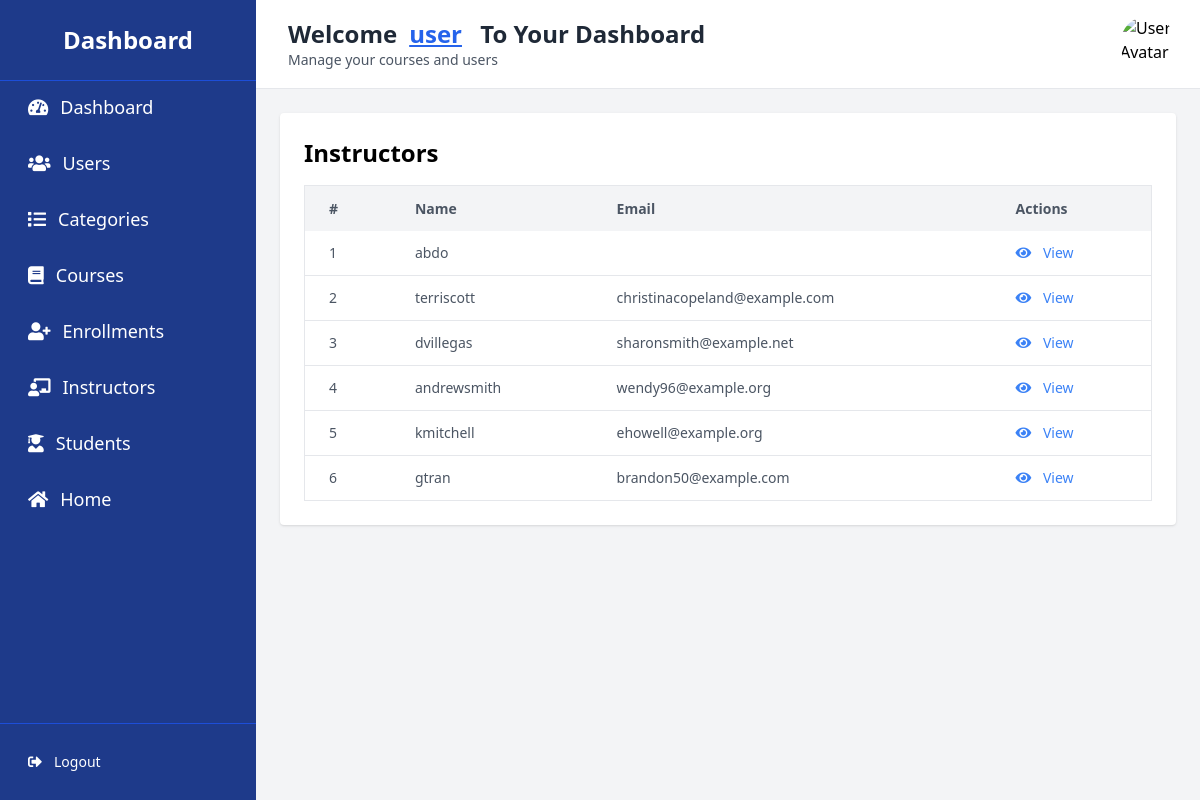
Screenshot of /dashboard/instructors/ (signed in) with the database file from the repository.
### users/models.py (models this page shows, shortened)
class CustomUser(AbstractUser):
    phone = models.CharField(max_length=15, blank=True, null=True)
    address = models.CharField(max_length=255, blank=True, null=True)
    age = models.PositiveIntegerField(null=True, blank=True)
    is_student = models.BooleanField(default=True)
    is_instructor = models.BooleanField(default=False)

### dashboard/views.py (the view)
# urls.py: path('instructors/', InstructorListView.as_view(), name='instructor_list'),
class InstructorListView(LoginRequiredMixin, ListView):
    model = CustomUser
    form_class = UserForm
    template_name = 'dashboard/instructor_list.html'
    context_object_name = 'instructors'
    queryset = CustomUser.objects.filter(is_instructor=True)

### templates/dashboard/instructor_list.html (shortened to what this page needs)
{% extends "base_dashboard.html" %}
{% block content %}
<div class="bg-white p-6 rounded shadow">
    <h1 class="text-2xl font-semibold mb-4">Instructors</h1>
    <table class="min-w-full bg-white border border-gray-200 rounded-md">
        <thead>
            <tr class="bg-gray-100 text-gray-600 text-sm leading-normal">
                <th class="py-3 px-6 text-left">#</th>
                <th class="py-3 px-6 text-left">Name</th>
                <th class="py-3 px-6 text-left">Email</th>
                <th class="py-3 px-6 text-left">Actions</th>
            </tr>
        </thead>
        <tbody class="text-gray-600 text-sm font-light">
            {% for instructor in instructors %}
            <tr class="border-b border-gray-200 hover:bg-gray-100">
                <td class="py-3 px-6">{{ forloop.counter }}</td>
                <td class="py-3 px-6">{{ instructor.username }}</td>
                <td class="py-3 px-6">{{ instructor.email }}</td>
                <td class="py-3 px-6">
                    <a href="{% url 'dashboard:user_detail' instructor.id %}"
                       class="text-blue-500 hover:text-blue-700">
                        <i class="fas fa-eye mr-2"></i> View
                    </a>
                </td>
            </tr>
            {% empty %}
            <tr>
                <td colspan="4" class="text-center py-4">No instructors found.</td>
            </tr>
            {% endfor %}
        </tbody>
    </table>
</div>
{% endblock %}

### templates/base_dashboard.html (shortened to what this page needs)
<!DOCTYPE html>
<html lang="en">
    {% load static %}
    <head>
        <link href="{% static 'css/tailwind.css' %}" rel="stylesheet">
        <link href="https://cdnjs.cloudflare.com/ajax/libs/font-awesome/5.15.4/css/all.min.css"
              rel="stylesheet">
    </head>
    <body class="bg-gray-100 font-sans leading-normal tracking-normal">
        <div class="flex h-screen">
            <div id="sidebar"
                 class="w-64 bg-blue-900 text-white flex flex-col fixed inset-y-0 left-0 transform -translate-x-full md:translate-x-0 transition-transform duration-300 z-50"
                 role="navigation"
                 aria-label="Sidebar">
                <h2 class="text-2xl font-bold text-center py-6 border-b border-blue-700">Dashboard</h2>
                <ul class="flex-1 px-4 space-y-1 overflow-y-auto">
                    <li>
                        <a href="{% url 'dashboard:dashboard_home' %}"
                           class="flex items-center text-lg p-3 rounded-md hover:bg-blue-700 transition">
                            <i class="fas fa-tachometer-alt mr-3"></i> Dashboard
                        </a>
                    </li>
                    <li>
                        <a href="{% url 'dashboard:users_list' %}"
                           class="flex items-center text-lg p-3 rounded-md hover:bg-blue-700 transition">
                            <i class="fas fa-users mr-3"></i> Users
                        </a>
                    </li>
                    <li>
                        <a href="{% url 'dashboard:category_list' %}"
                           class="flex items-center text-lg p-3 rounded-md hover:bg-blue-700 transition">
                            <i class="fas fa-list mr-3"></i> Categories
                        </a>
                    </li>
                    <li>
                        <a href="{% url 'dashboard:course_list' %}"
                           class="flex items-center text-lg p-3 rounded-md hover:bg-blue-700 transition">
                            <i class="fas fa-book mr-3"></i> Courses
                        </a>
                    </li>
                    <li>
                        <a href="{% url 'dashboard:enrollment_list' %}"
                           class="flex items-center text-lg p-3 rounded-md hover:bg-blue-700 transition">
                            <i class="fas fa-user-plus mr-3"></i> Enrollments
                        </a>
                    </li>
                    <li>
                        <a href="{% url 'dashboard:instructor_list' %}"
                           class="flex items-center text-lg p-3 rounded-md hover:bg-blue-700 transition">
                            <i class="fas fa-chalkboard-teacher mr-3"></i> Instructors
                        </a>
                    </li>
                    <li>
                        <a href="{% url 'dashboard:student_list' %}"
                           class="flex items-center text-lg p-3 rounded-md hover:bg-blue-700 transition">
                            <i class="fas fa-user-graduate mr-3"></i> Students
                        </a>
                    </li>
                    <li>
                        <a href="{% url 'index' %}"
                           class="flex items-center text-lg p-3 rounded-md hover:bg-blue-700 transition">
                            <i class="fas fa-home mr-3"></i> Home
                        </a>
                    </li>
                </ul>
                <div class="p-4 border-t border-blue-700">
                    <a href="{% url 'logout' %}"
                       class="flex items-center text-sm p-3 rounded-md hover:bg-blue-700 transition">
                        <i class="fas fa-sign-out-alt mr-3"></i> Logout
                    </a>
                </div>
            </div>
            <div class="flex-1 flex flex-col overflow-hidden md:ml-64">
                <header class="bg-white shadow p-4 flex justify-between items-center border-b border-gray-200">
                    <div class="flex items-center space-x-4">
                        <div>
                            <h1 class="text-2xl font-semibold text-gray-800">
                                Welcome<span class="ml-3 text-blue-600 capitalize underline">{{ user.username }}</span>
                                <span class="ml-3 text-gray-800 hidden md:inline-block">To Your Dashboard</span>
                            </h1>
                            <p class="text-sm text-gray-600">Manage your courses and users</p>
                        </div>
                    </div>
                    <div class="flex items-center">
                        <img src="{{ user.profile.profile_picture }}"
                             alt="User Avatar"
                             class="rounded-full w-14 h-14 mx-2">
                    </div>
                </header>
                <main class="flex-1 bg-gray-100 p-6 overflow-y-auto">
                    {% block content %}{% endblock %}
                </main>
            </div>
        </div>
    </body>
</html>

### rows the page displays
CustomUser: username "User"
CustomUser: username "abdo"
CustomUser: username "terriscott", email "christinacopeland@example.com"
CustomUser: username "dvillegas", email "sharonsmith@example.net"
CustomUser: username "andrewsmith", email "wendy96@example.org"
CustomUser: username "kmitchell", email "ehowell@example.org"
CustomUser: username "gtran", email "brandon50@example.com"
